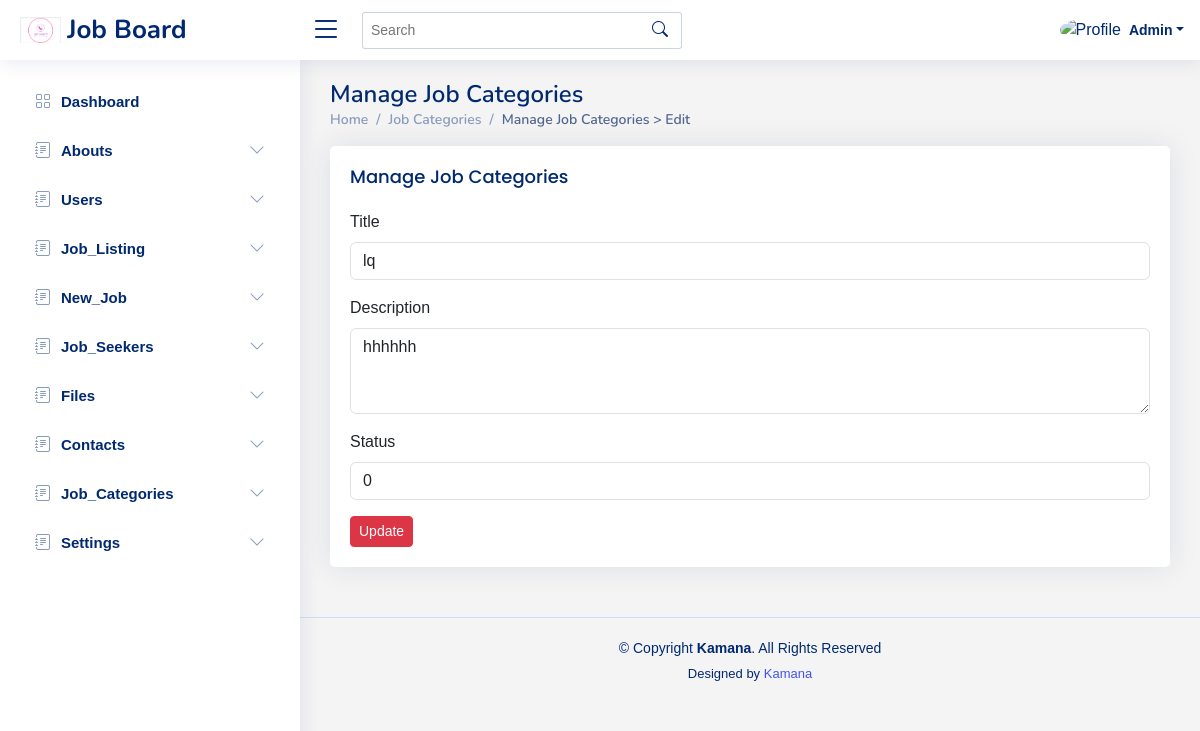
The page /admin/job_categories/edit.php?id=2 (signed in) on the database its author committed.
### tables this page shows
CREATE TABLE `job_categories` (
  `id` int(11) NOT NULL,
  `title` varchar(30) NOT NULL,
  `description` text NOT NULL,
  `status` int(11) NOT NULL DEFAULT 1,
  `created_at` timestamp NOT NULL DEFAULT current_timestamp(),
  `updated_at` timestamp NOT NULL DEFAULT current_timestamp()
);

### admin/job_categories/edit.php (the view, shortened to what this page needs)
<?php
require('../includes/header.php');
require('../includes/navbar.php');
require('../includes/sidebar.php');
if (isset($_GET['id'])) {
  $id = $_GET['id'];
  $query = "SELECT * FROM `job_categories` WHERE id='$id'";
  $data_result = mysqli_query($con, $query);
  if ($data_result) {
    $fetch_data = mysqli_fetch_assoc($data_result);
  } else {
    die("Error retrieving data: " . mysqli_error($con));
  }
}
?>
<main id="main" class="main">
  <div class="pagetitle">
    <h1>Manage Job Categories</h1>
    <nav>
      <ol class="breadcrumb">
        <li class="breadcrumb-item"><a href="index.html">Home</a></li>
        <li class="breadcrumb-item">Job Categories</li>
        <li class="breadcrumb-item active">Manage Job Categories > Edit</li>
      </ol>
    </nav>
  </div>
  <section class="section">
    <div class="row">
      <div class="col-lg-12">
        <div class="card">
          <div class="card-body">
            <div class="d-flex align-items-center justify-content-between">
              <h5 class="card-title">Manage Job Categories</h5>
            </div>
            <form action="" method="POST" enctype="multipart/form-data">
              <div class="mb-3">
                <label for="input1" class="form-label">Title</label>
                <input type="text" class="form-control" name="title" value="<?php echo htmlspecialchars($fetch_data['title']); ?>" id="input1" aria-describedby="emailHelp">
              </div>
              <div class="mb-3">
                <label for="input2" class="form-label">Description</label>
                <textarea class="form-control" id="input2" name="description" rows="3"><?php echo htmlspecialchars($fetch_data['description']); ?></textarea>
              </div>
              <div class="mb-3">
                <label for="status" class="form-label">Status</label>
                <select class="form-control" id="status" name="status" required>
                  <option value="" disabled selected><?php echo $fetch_data['status']; ?></option>
                </select>
              </div>
              <button type="submit" class="btn btn-danger btn-sm" name="register">Update</button>
            </form>
          </div>
        </div>
      </div>
    </div>
  </section>
</main>
<?php require('../includes/footer.php'); ?>

### admin/assets/css/style.css (style rules this page uses)
:root { scroll-behavior: smooth; }
body { font-family: "Open Sans", sans-serif; background: #f6f9ff; color: #444444; }
a { color: #4154f1; text-decoration: none; }
h1, h2, h3, h4, h5, h6 { font-family: "Nunito", sans-serif; }
body { font-family: Arial, sans-serif; margin: 0; background-color: #f4f4f4; }
#main { margin-top: 60px; padding: 20px 30px; transition: all 0.3s; }
.pagetitle { margin-bottom: 10px; }
.pagetitle h1 { font-size: 24px; margin-bottom: 0; font-weight: 600; color: #012970; }
.card { margin-bottom: 30px; border: none; border-radius: 5px; box-shadow: 0px 0 30px rgba(1, 41, 112, 0.1); }
.card-title { padding: 20px 0 15px 0; font-size: 18px; font-weight: 500; color: #012970; font-family: "Poppins", sans-serif; }
.card-body { padding: 0 20px 20px 20px; }
.breadcrumb { font-size: 14px; font-family: "Nunito", sans-serif; color: #899bbd; font-weight: 600; }
.breadcrumb a { color: #899bbd; transition: 0.3s; }
.breadcrumb .breadcrumb-item::before { color: #899bbd; }
.breadcrumb .active { color: #51678f; font-weight: 600; }
@media (min-width: 1200px) { #main, #footer { margin-left: 300px; } }

### rows shown on the page
job_categories: title "lq", description "hhhhhh", status "0"
